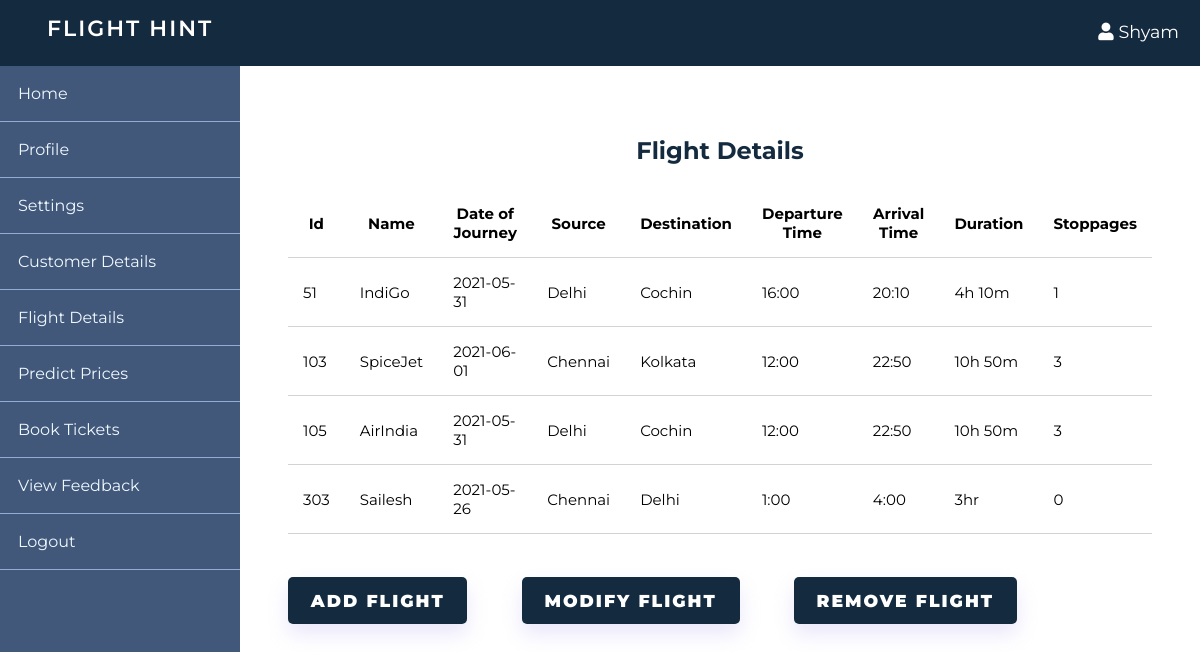
/adminFlightDetails.php (signed in), run on the app's committed database.
### tables this page shows
CREATE TABLE IF NOT EXISTS `flight` (
  `id` int(11) NOT NULL AUTO_INCREMENT,
  `name` varchar(255) DEFAULT NULL,
  `doj` varchar(255) DEFAULT NULL,
  `sourcea` varchar(255) DEFAULT NULL,
  `destination` varchar(255) DEFAULT NULL,
  `dtime` varchar(255) DEFAULT NULL,
  `atime` varchar(255) DEFAULT NULL,
  `duration` varchar(255) DEFAULT NULL,
  `stops` varchar(255) DEFAULT NULL,
  PRIMARY KEY (`id`)
);

### adminFlightDetails.php (the view, shortened to what this page needs)
<!DOCTYPE html>
<html lang="en">
  <head>
    <link
      rel="stylesheet"
      href="https://use.fontawesome.com/releases/v5.7.2/css/all.css"
    />
    <link rel="stylesheet" href="css/style.css" />
    <link rel="stylesheet" href="css/admin.css" />
  </head>
  <body>
    <header>
      <div class="logo">
        <h1 class="logo-text">Flight Hint</h1>
      </div>
      <ul class="nav">
        <li>
          <a href="#">
            <i class="fa fa-user"></i>
            <?php
            echo $_SESSION['username'];
          ?>
          </a>
        </li>
      </ul>
    </header>
    <div class="admin-wrapper">
      <div class="left-sidebar">
      <ul>
          <li><a href="adminDashboard.php">Home</a></li>
          <li><a href="adminProfile.php">Profile</a></li>
          <li><a href="adminSettings.php">Settings</a></li>
          <li><a href="adminCustomerDetails.php">Customer Details</a></li>
          <li><a href="adminFlightDetails.php">Flight Details</a></li>
          <li><a href="http://127.0.0.1:5000/">Predict Prices</a></li>
          <li><a href="adminPurchase.php">Book Tickets</a></li>
          <li><a href="adminFeedback.php">View Feedback</a></li>
          <li><a href="logout.php">Logout</a></li>
        </ul>
      </div>
      <div class="admin-content">
        <div class="content">
          <h2 class="page-title">Flight Details</h2>
            <table>
                 <tr>
                    <th>Id</th>
                    <th>Name</th>
                    <th>Date of Journey</th>
                    <th>Source</th>
                    <th>Destination</th>
                    <th>Departure Time</th>
                    <th>Arrival Time</th>
                    <th>Duration</th>
                    <th>Stoppages</th>
                </tr>
                <?php
                    $con=mysqli_connect('localhost','root');
                    mysqli_select_db($con,'flightrecords');
                    $q=" select * from flight ";
                    $result=mysqli_query($con,$q);
                    while ($row = $result->fetch_assoc()) {
                ?>
                <tr>
                    <td><?php echo $row['id'];?></td>
                    <td><?php echo $row['name'];?></td>
                    <td><?php echo $row['doj'];?></td>
                    <td><?php echo $row['sourcea'];?></td>
                    <td><?php echo $row['destination'];?></td>
                    <td><?php echo $row['dtime'];?></td>
                    <td><?php echo $row['atime'];?></td>
                    <td><?php echo $row['duration'];?></td>
                    <td><?php echo $row['stops'];?></td>
                </tr>
                <?php
                    }
                 ?>
            </table>
         <br><br><br>
         <a href="adminAddFlight.php" class="btn btn-big">Add flight</a>
         <a href="adminModifyFlight.php" class="btn btn-big">Modify flight</a>
         <a href="adminRemoveFlight.php" class="btn btn-big">Remove flight</a>
        </div>
      </div>
    </div>
  </body>
</html>

### css/style.css (style rules this page uses)
* { box-sizing: border-box; margin: 0; padding: 0; font-family: "Montserrat", sans-serif; }
html, body { height: 100%; padding: 0px; margin: 0px; background: #ffffff; font-family: "Montserrat", sans-serif; }
h1, h2, h3, h4, h5, h6 { font-family: "Montserrat", sans-serif; color: black; margin: 5px; }
a { text-decoration: none; color: inherit; }
th { text-align: center; }
.btn { padding: 0.5rem 1rem; background-color: #142a3f; color: white; border: double 2px transparent; border-radius: 5px; font-size: 1.08em; font-weight: 900; font-family: "Montserrat", sans-serif; text-decoration: none; text-align: center; cursor: pointer; text-transform: uppercase; margin-right: 50px; letter-spacing: 2px; box-shadow: 0 10px 20px rgba(186, 171, 238, 0.3); }
.btn-big { padding: 0.7rem 1.3rem; line-height: 1.3rem; }
header { background-color: #142a3f; height: 66px; }
header * { color: white; }
header .logo { float: left; height: inherit; margin-left: 2em; }
header .logo-text { margin: 15px; font-family: "Montserrat", sans-serif; color: white; font-size: 22px; font-weight: 600; letter-spacing: 2px; text-transform: uppercase; }
header ul { float: right; margin: 0px; padding: 0px; list-style: none; }
header ul li { float: left; position: relative; }
header ul li a { display: block; padding: 21px; font-size: 1.1em; text-decoration: none; }
.content { width: 90%; margin: 30px auto 30px; }

### css/admin.css (style rules this page uses)
header { background: #142a3f; }
.admin-wrapper { display: flex; height: calc(100% - 66px); }
.admin-wrapper .left-sidebar { flex: 2; height: 100%; background: #41587a; }
.admin-wrapper .left-sidebar ul { list-style: none; margin: 0px; padding: 0px; color: aliceblue; }
.admin-wrapper .left-sidebar ul li a { padding: 18px; display: block; border-bottom: 1px solid #92acd3; }
.admin-wrapper .admin-content { flex: 8; height: 100%; padding-top: 40px; padding-bottom: 100px; padding-left: auto; padding-right: auto; overflow-y: scroll; }
.admin-content .page-title { text-align: center; margin-bottom: 1.5rem; color: #142a3f; }
table { width: 100%; border-collapse: collapse; font-size: 15px; }
th { padding: 15px; text-align: center; border-bottom: 1px solid #d3d3d3; }
td { padding: 15px; text-align: left; border-bottom: 1px solid #d3d3d3; }

### data on the page
flight: id "51", name "IndiGo", doj "2021-05-31", sourcea "Delhi", destination "Cochin", dtime "16:00", atime "20:10", duration "4h 10m", stops "1"
flight: id "103", name "SpiceJet", doj "2021-06-01", sourcea "Chennai", destination "Kolkata", dtime "12:00", atime "22:50", duration "10h 50m", stops "3"
flight: id "105", name "AirIndia", doj "2021-05-31", sourcea "Delhi", destination "Cochin", dtime "12:00", atime "22:50", duration "10h 50m", stops "3"
flight: id "303", name "Sailesh", doj "2021-05-26", sourcea "Chennai", destination "Delhi", dtime "1:00", atime "4:00", duration "3hr", stops "0"

### other printed values
$_SESSION['username'] "Shyam"
